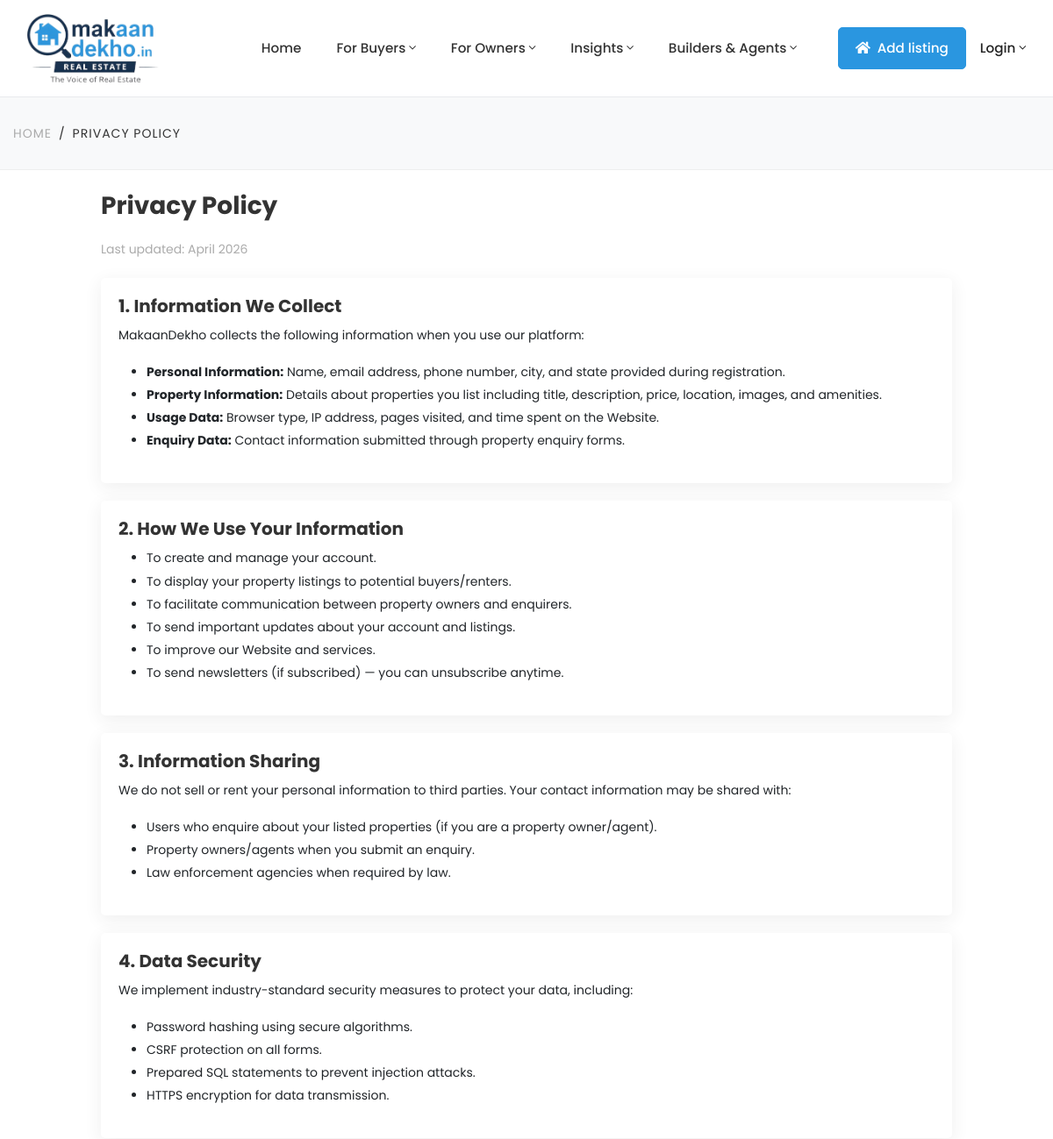
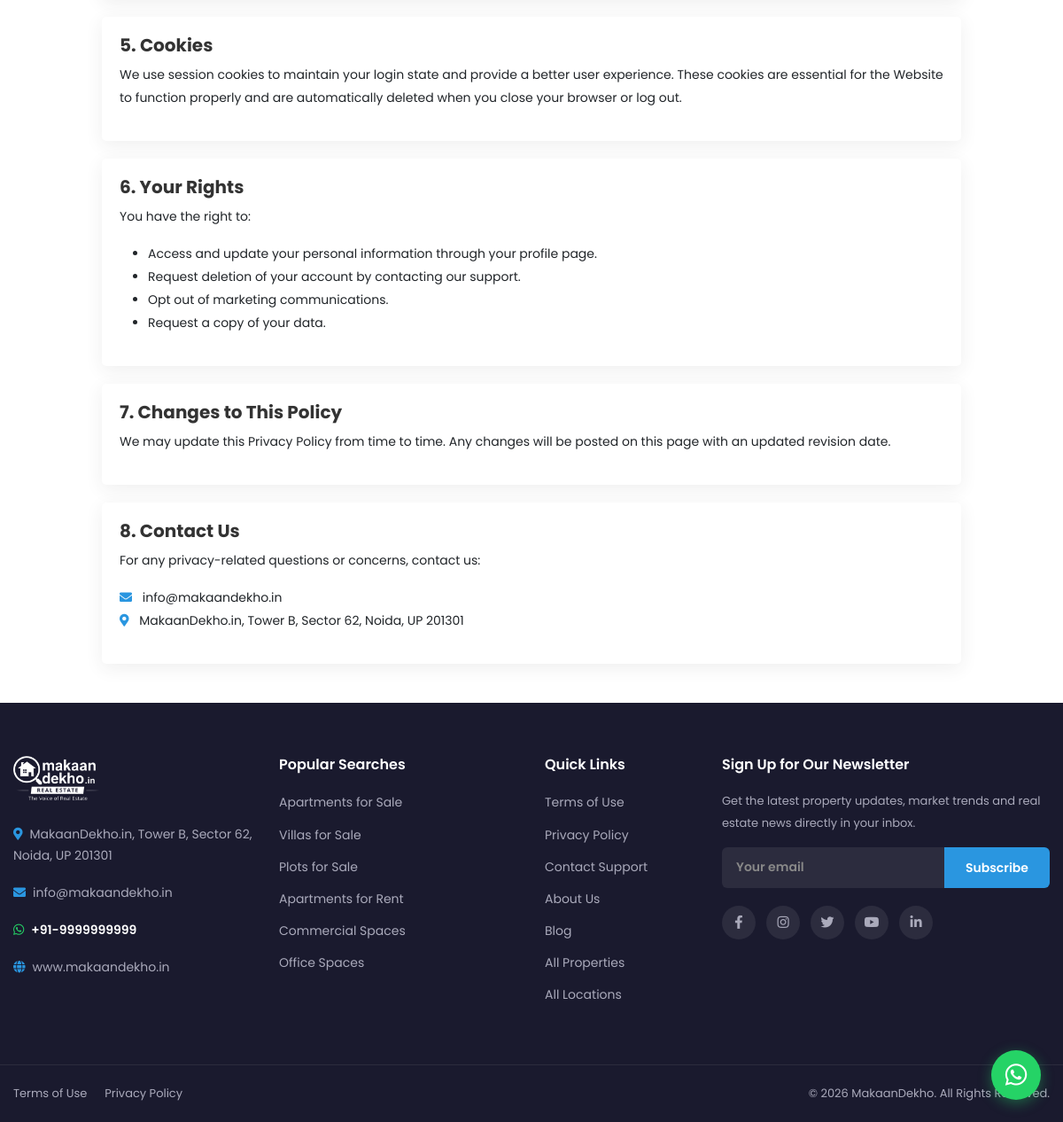
Page /privacy.php on the committed database (2 pictures, top to bottom).
### tables this page shows
CREATE TABLE `settings` (
  `id` int(11) NOT NULL,
  `site_name` varchar(200) DEFAULT 'MakaanDekho',
  `site_logo` varchar(255) DEFAULT NULL,
  `favicon` varchar(255) DEFAULT NULL,
  `meta_title` varchar(255) DEFAULT NULL,
  `meta_description` text DEFAULT NULL,
  `meta_keywords` text DEFAULT NULL,
  `whatsapp_number` varchar(20) DEFAULT NULL,
  `phone` varchar(20) DEFAULT NULL,
  `email` varchar(150) DEFAULT NULL,
  `smtp_host` varchar(255) DEFAULT NULL,
  `smtp_user` varchar(255) DEFAULT NULL,
  `smtp_pass` varchar(255) DEFAULT NULL,
  `smtp_port` int(11) DEFAULT 587,
  `address` text DEFAULT NULL,
  `footer_text` text DEFAULT NULL,
  `facebook` varchar(255) DEFAULT NULL,
  `instagram` varchar(255) DEFAULT NULL,
  `twitter` varchar(255) DEFAULT NULL,
  `youtube` varchar(255) DEFAULT NULL,
  `linkedin` varchar(255) DEFAULT NULL,
  `updated_at` datetime DEFAULT current_timestamp() ON UPDATE current_timestamp()
);

### privacy.php (the view, shortened to what the rows shown need)
<?php
require_once __DIR__ . '/includes/db.php';
$cmsPage = null;
try {
    $stmt = $pdo->prepare("SELECT * FROM cms_pages WHERE page_slug = 'privacy' AND is_deleted=0 LIMIT 1");
    $stmt->execute();
    $cmsPage = $stmt->fetch();
} catch(Exception $e) {}
include __DIR__ . '/includes/header.php';
$siteName = $settings['site_name'] ?? 'MakaanDekho';
?>
<section class="py-5">
    <div class="container">
        <div class="row justify-content-center">
            <div class="col-lg-10">
                <?php if ($cmsPage && !empty($cmsPage['content'])): ?>
                    <h1 class="mb-4" style="font-size:28px;font-weight:700;"><?= htmlspecialchars($cmsPage['page_name'] ?? 'Privacy Policy') ?></h1>
                    <div class="cms-content"><?= $cmsPage['content'] ?></div>
                <?php else: ?>
                    <h1 class="mb-4" style="font-size:28px;font-weight:700;">Privacy Policy</h1>
                    <p class="text-muted mb-4">Last updated: <?= date('F Y') ?></p>
                    <div class="card border-0 shadow-sm p-4 mb-4">
                        <h5 class="fw-bold">1. Information We Collect</h5>
                        <p><?= htmlspecialchars($siteName) ?> collects the following information when you use our platform:</p>
                        <ul>
                            <li><strong>Personal Information:</strong> Name, email address, phone number, city, and state provided during registration.</li>
                            <li><strong>Property Information:</strong> Details about properties you list including title, description, price, location, images, and amenities.</li>
                            <li><strong>Usage Data:</strong> Browser type, IP address, pages visited, and time spent on the Website.</li>
                            <li><strong>Enquiry Data:</strong> Contact information submitted through property enquiry forms.</li>
                        </ul>
                    </div>
                    <div class="card border-0 shadow-sm p-4 mb-4">
                        <h5 class="fw-bold">2. How We Use Your Information</h5>
                        <ul>
                            <li>To create and manage your account.</li>
                            <li>To display your property listings to potential buyers/renters.</li>
                            <li>To facilitate communication between property owners and enquirers.</li>
                            <li>To send important updates about your account and listings.</li>
                            <li>To improve our Website and services.</li>
                            <li>To send newsletters (if subscribed) — you can unsubscribe anytime.</li>
                        </ul>
                    </div>
                    <div class="card border-0 shadow-sm p-4 mb-4">
                        <h5 class="fw-bold">3. Information Sharing</h5>
                        <p>We do not sell or rent your personal information to third parties. Your contact information may be shared with:</p>
                        <ul>
                            <li>Users who enquire about your listed properties (if you are a property owner/agent).</li>
                            <li>Property owners/agents when you submit an enquiry.</li>
                            <li>Law enforcement agencies when required by law.</li>
                        </ul>
                    </div>
                    <div class="card border-0 shadow-sm p-4 mb-4">
                        <h5 class="fw-bold">4. Data Security</h5>
                        <p>We implement industry-standard security measures to protect your data, including:</p>
                        <ul>
                            <li>Password hashing using secure algorithms.</li>
                            <li>CSRF protection on all forms.</li>
                            <li>Prepared SQL statements to prevent injection attacks.</li>
                            <li>HTTPS encryption for data transmission.</li>
                        </ul>
                    </div>
                    <div class="card border-0 shadow-sm p-4 mb-4">
                        <h5 class="fw-bold">5. Cookies</h5>
                        <p>We use session cookies to maintain your login state and provide a better user experience. These cookies are essential for the Website to function properly and are automatically deleted when you close your browser or log out.</p>
                    </div>
                    <div class="card border-0 shadow-sm p-4 mb-4">
                        <h5 class="fw-bold">6. Your Rights</h5>
                        <p>You have the right to:</p>
                        <ul>
                            <li>Access and update your personal information through your profile page.</li>
                            <li>Request deletion of your account by contacting our support.</li>
                            <li>Opt out of marketing communications.</li>
                            <li>Request a copy of your data.</li>
                        </ul>
                    </div>
                    <div class="card border-0 shadow-sm p-4 mb-4">
                        <h5 class="fw-bold">7. Changes to This Policy</h5>
                        <p>We may update this Privacy Policy from time to time. Any changes will be posted on this page with an updated revision date.</p>
                    </div>
                    <div class="card border-0 shadow-sm p-4 mb-4">
                        <h5 class="fw-bold">8. Contact Us</h5>
                        <p>For any privacy-related questions or concerns, contact us:</p>
                        <ul class="list-unstyled">
                            <?php if (!empty($settings['email'])): ?>
                            <li><i class="fas fa-envelope me-2 text-primary"></i> <?= htmlspecialchars($settings['email']) ?></li>
                            <?php endif; ?>
                            <?php if (!empty($settings['address'])): ?>
                            <li><i class="fas fa-map-marker-alt me-2 text-primary"></i> <?= htmlspecialchars($settings['address']) ?></li>
                            <?php endif; ?>
                        </ul>
                    </div>
                <?php endif; ?>
            </div>
        </div>
    </div>
</section>
<?php include __DIR__ . '/includes/footer.php'; ?>

### includes/header.php (shortened to what the rows shown need)
<!DOCTYPE html>
<html lang="en">
<head>
    <link href="https://cdn.jsdelivr.net/npm/bootstrap@5.3.3/dist/css/bootstrap.min.css" rel="stylesheet">
    <link href="https://cdnjs.cloudflare.com/ajax/libs/font-awesome/6.5.1/css/all.min.css" rel="stylesheet">
    <link href="https://cdn.jsdelivr.net/npm/swiper@11/swiper-bundle.min.css" rel="stylesheet">
    <link href="<?= SITE_URL ?>assets/fonts/fontawesome-pro-5/css/all.css" rel="stylesheet">
    <link href="<?= SITE_URL ?>assets/css/animate.css" rel="stylesheet">
    <link href="<?= SITE_URL ?>assets/css/style.css" rel="stylesheet">
    <link href="<?= SITE_URL ?>assets/css/style2.css" rel="stylesheet">
</head>
<?php
$siteName = $settings['site_name'] ?? 'MakaanDekho';
?>
<body>
<header class="main-header">
<nav class="navbar navbar-expand-lg navbar-light bg-white sticky-top">
    <div class="container">
        <a class="navbar-brand mr-10 px-0 w-100 w-xl-auto" href="<?= SITE_URL ?>">
            <?php if (!empty($settings['site_logo'])): ?>
                <img src="<?= UPLOAD_URL . 'settings/' . $settings['site_logo'] ?>" alt="<?= htmlspecialchars($siteName) ?>" class="nav-logo">
            <?php endif; ?>
        </a>
    </div>
</nav>
</header>

### includes/footer.php (shortened to what the rows shown need)
<?php
$siteName     = $settings['site_name'] ?? 'MakaanDekho';
$siteEmail    = $settings['email'] ?? 'info@makaandekho.in';
$sitePhone    = $settings['phone'] ?? '';
$siteWhatsapp = $settings['whatsapp_number'] ?? '';
$siteAddress  = $settings['address'] ?? '';
$footerText   = $settings['footer_text'] ?? '';
?>
<footer class="site-footer" style="padding:60px 0 0;">
    <div class="container">
        <div class="row" style="margin-bottom:-20px;">
            <div class="col-lg-3 col-md-6" style="margin-bottom:30px;">
                <div class="footer-brand">
                    <?php if (!empty($settings['site_logo'])): ?>
                        <a href="<?= SITE_URL ?>" style="display:inline-block;margin-bottom:15px;">
                            <img src="<?= UPLOAD_URL . 'settings/' . $settings['site_logo'] ?>" alt="<?= htmlspecialchars($siteName) ?>" style="max-height:50px;filter:brightness(0) invert(1);">
                        </a>
                    <?php endif; ?>
                    <?php if ($siteAddress): ?>
                    <p style="margin-top:12px;font-size:14px;line-height:1.7;"><i class="fas fa-map-marker-alt" style="margin-right:8px;color:#2a96e0;"></i><?= htmlspecialchars($siteAddress) ?></p>
                    <?php endif; ?>
                    <?php if ($siteEmail): ?>
                    <p style="font-size:14px;"><i class="fas fa-envelope" style="margin-right:8px;color:#2a96e0;"></i><a href="mailto:<?= htmlspecialchars($siteEmail) ?>" style="color:#aab;text-decoration:none;"><?= htmlspecialchars($siteEmail) ?></a></p>
                    <?php endif; ?>
                    <?php if ($sitePhone): ?>
                    <p style="font-size:14px;font-weight:600;"><i class="fas fa-phone" style="margin-right:8px;color:#2a96e0;"></i><a href="tel:+91<?= htmlspecialchars($sitePhone) ?>" style="color:#fff;text-decoration:none;">+91-<?= htmlspecialchars($sitePhone) ?></a></p>
                    <?php elseif ($siteWhatsapp): ?>
                    <p style="font-size:14px;font-weight:600;"><i class="fab fa-whatsapp" style="margin-right:8px;color:#25D366;"></i><a href="https://wa.me/91<?= htmlspecialchars($siteWhatsapp) ?>" target="_blank" style="color:#fff;text-decoration:none;">+91-<?= htmlspecialchars($siteWhatsapp) ?></a></p>
                    <?php endif; ?>
                    <p style="font-size:14px;"><i class="fas fa-globe" style="margin-right:8px;color:#2a96e0;"></i>www.makaandekho.in</p>
                </div>
            </div>
        </div>
    </div>
    <div class="footer-bottom">
        <div class="container" style="display:flex;flex-wrap:wrap;justify-content:space-between;align-items:center;">
            <div class="footer-bottom-links">
                <a href="<?= SITE_URL ?>terms.php">Terms of Use</a>
                <a href="<?= SITE_URL ?>privacy.php">Privacy Policy</a>
            </div>
            <p>
                <?php if ($footerText): ?>
                    <?= htmlspecialchars($footerText) ?>
                <?php else: ?>
                    &copy; <?= date('Y') ?> <?= htmlspecialchars($siteName) ?>. All Rights Reserved
                <?php endif; ?>
            </p>
        </div>
    </div>
</footer>
</body>
</html>

### rows in the picture
settings: site_logo (picture), site_name "MakaanDekho", email "info@makaandekho.in", address "MakaanDekho.in, Tower B, Sector 62, Noida, UP 201301", whatsapp_number "9999999999", footer_text "© 2026 MakaanDekho. All Rights Reserved."

### other values in the picture
$nav['label'] "Home"
$nav['label'] "For Buyers"
$nav['label'] "For Owners"
$nav['label'] "Insights"
$nav['label'] "Builders & Agents"
$fpt['label'] "Apartments for Sale"
$fpt['label'] "Villas for Sale"
$fpt['label'] "Plots for Sale"
$fpt['label'] "Apartments for Rent"
$fpt['label'] "Commercial Spaces"
$fpt['label'] "Office Spaces"
